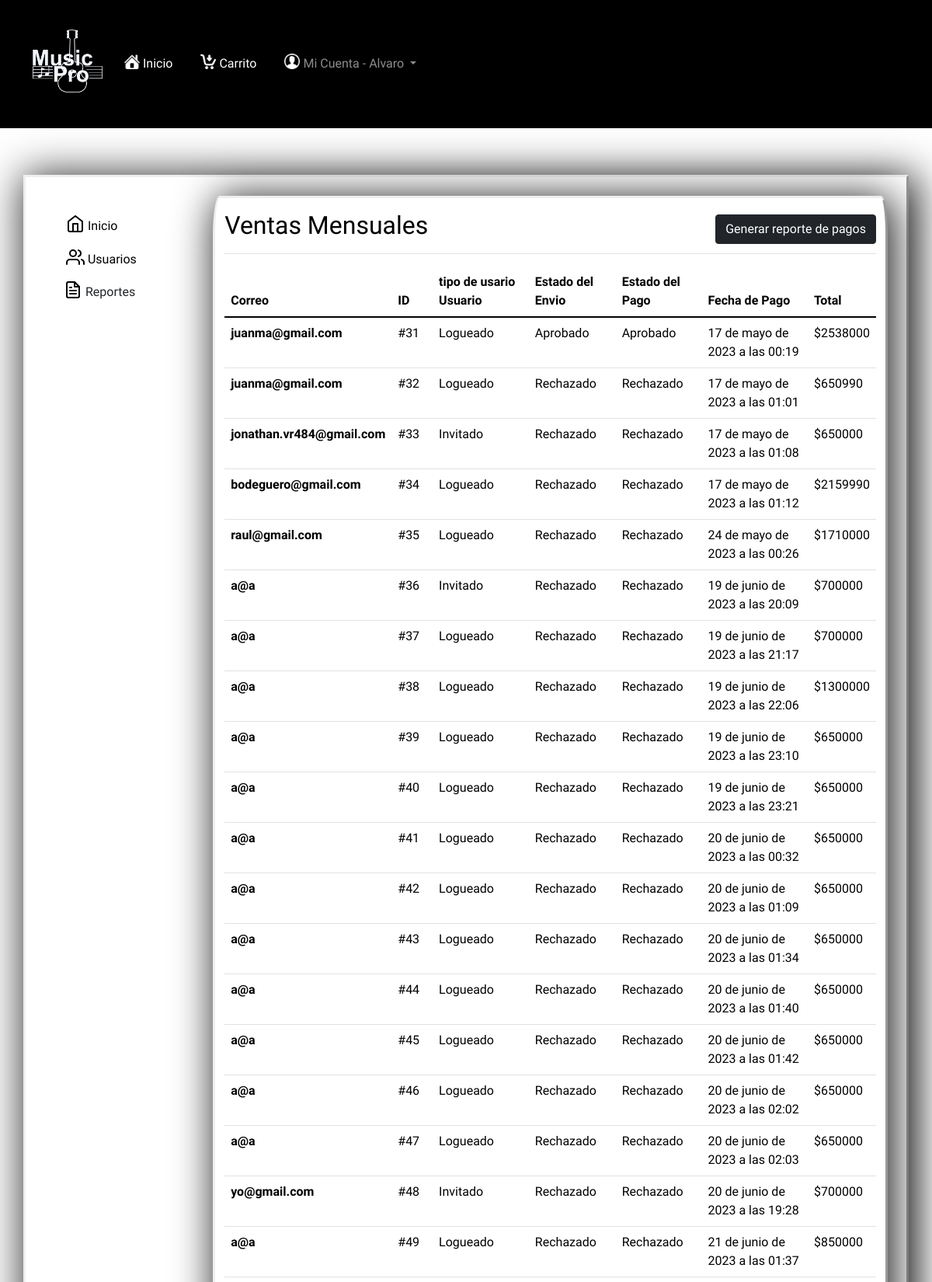
/repVentas (signed in, upper part), run on the app's committed database.
### core/models.py (models this page shows)
class Historial(models.Model):
    fecha = models.DateTimeField(auto_now_add=True)
    total = models.IntegerField(default=0)
    estadoPago = models.BooleanField(default=False)
    estadoEnvio = models.BooleanField(default=False)
    OPCION_1 = 'Transferencia'
    OPCION_2 = 'Transbank'
    OPCIONES_TIPO_PAGO = [
        (True, OPCION_1),
        (False, OPCION_2),
    ]
    tipoPago = models.BooleanField(choices=OPCIONES_TIPO_PAGO, default=False)
    TIPO_1 = 'Logueado'
    TIPO_2 = 'Invitado'
    OPCIONES_TIPO_USUARIO = [
        (True, TIPO_1),
        (False, TIPO_2),
    ]
    tipoUsuario = models.BooleanField(choices=OPCIONES_TIPO_USUARIO, null=False,  default=False)
    email = models.EmailField(null=False, default='')

### core/views.py (the view)
# urls.py: path('repVentas', repVentas, name="repVentas"),
def repVentas(request):
    contexto = {'historial': Historial.objects.all()}
    return render(request, 'core/repVentas.html' ,contexto)

### core/context_processor.py (called while the page is built)
def total_carrito(request):
    total = 0
    if 'carrito' in request.session:
        for key, value in request.session["carrito"].items():
            total += int(value["acumulado"])
    return {"total_carrito":total}

### core/templates/core/repVentas.html (shortened to what this page needs)
{% extends "core/layout.html" %}
{% load static %}
{% block head %}
<link href="{% static 'core/css/repventas.css' %}" rel="stylesheet" type="text/css">
{% endblock %}
{% block content %}
<div id="contenido">
    <div class="container-fluid">
      <div class="row">
        <nav id="sidebarMenu" >
          <div class="position-sticky pt-3 sidebar-sticky">
            <ul class="nav flex-column" >
              <li class="nav-item">
                <a class="nav-link active" aria-current="page" id="iconoInfo" href="{% url 'administrador' %}">
                  Inicio
                </a>
              </li>
              <li class="nav-item">
                <a class="nav-link" href="{% url 'usuarioAdmin' %}" id="iconoInfo" >
                  Usuarios
                </a>
              </li>
              <li class="nav-item dropdown">
                <a class="btn btn-toggle align-items-center rounded" role="button" data-bs-toggle="collapse" aria-expanded="false" data-bs-target="#dashboard-collapse">
                  Reportes
                </a>
              </li>
            </ul>
          </div>
        </nav>
        <div id="pantalla">
          <main >
            <div class="d-flex justify-content-between flex-wrap flex-md-nowrap align-items-center pt-3 pb-2 mb-3 border-bottom">
              <h1 class="h2">Ventas Mensuales</h1> <button class="btn btn-dark" onclick="generarinfo()">Generar reporte de pagos</button>
            </div>
            <table class="table"  style="color:rgb(0, 0, 0)">
              <thead>
                  <tr>
                      <th scope="col">Correo</th>
                      <th scope="col">ID</th>
                      <th scope="col">tipo de usario Usuario</th>
                      <th scope="col">Estado del Envio</th>
                      <th scope="col">Estado del Pago</th>
                      <th scope="col">Fecha de Pago</th>
                      <th scope="col">Total</th>
                  </tr>
              </thead>
              <tbody>
                  {% for i in historial %}
                  <tr>
                      <th scope="row">{{ i.email }}</th>
                      <td>#{{ i.id }}</td>
                      <td>{% if i.tipoUsuario %}  Logueado
                        {% else %} Invitado
                        {% endif %}
                      </td>
                      <td>{% if i.estadoEnvio %} Aprobado
                        {% else %}Rechazado
                        {% endif %}</td>
                      <td>{% if i.estadoPago %} Aprobado
                        {% else %}Rechazado
                        {% endif %}
                      </td>
                      <td>{{ i.fecha }}</td>
                      <td>${{ i.total }}</td>
                  </tr>
                  {% endfor %}
              </tbody>
            </table>
          </main>
        </div>
      </div>
    </div>
  </div>
{% endblock %}

### core/static/core/css/stylelayout.css (style rules this page uses)
body { background-image: url("https://i.pinimg.com/564x/20/8b/9b/208b9ba35cebefbba9f945fb69f021ce.jpg"); background-repeat: no-repeat; background-position: center center; background-size: cover; background-attachment: fixed; }
.nav-link { display: flex; justify-content: center; align-items: center; }
* { padding: 0; margin: 0; font-family: 'Chakra Petch', sans-serif; }
body { background-color: #ffffff; background-color: #ffffff; }

### core/static/core/css/repventas.css (style rules this page uses)
#contenido { display: flex; justify-content: space-around; width: 95%; padding: 2%; margin: 5% 0% 5% 0%; background-color: rgb(255, 255, 255); color: rgb(0, 0, 0); border-style: outset; box-shadow: 5px 5px 50px 5px rgb(44, 44, 44); }
#sidebarMenu { width: 20%; height: 100%; }
#pantalla { width: 80%; height: auto; background-color: rgb(255, 255, 255); color: rgb(0, 0, 0); border-style: outset; box-shadow: 5px 5px 50px 5px rgb(44, 44, 44); border-radius: 1%; }
#iconoInfo { color: black; }
.container-fluid { height: auto; }

### data on the page
Historial: email "juanma@gmail.com", id "31", tipoUsuario "Logueado", estadoEnvio "Aprobado", estadoPago "Aprobado", fecha "17 de mayo de 2023 a las 00:19", total "2538000"
Historial: email "juanma@gmail.com", id "32", tipoUsuario "Logueado", estadoEnvio "Rechazado", estadoPago "Rechazado", fecha "17 de mayo de 2023 a las 01:01", total "650990"
Historial: email "jonathan.vr484@gmail.com", id "33", tipoUsuario "Invitado", estadoEnvio "Rechazado", estadoPago "Rechazado", fecha "17 de mayo de 2023 a las 01:08", total "650000"
Historial: email "bodeguero@gmail.com", id "34", tipoUsuario "Logueado", estadoEnvio "Rechazado", estadoPago "Rechazado", fecha "17 de mayo de 2023 a las 01:12", total "2159990"
Historial: email "raul@gmail.com", id "35", tipoUsuario "Logueado", estadoEnvio "Rechazado", estadoPago "Rechazado", fecha "24 de mayo de 2023 a las 00:26", total "1710000"
Historial: email "a@a", id "36", tipoUsuario "Invitado", estadoEnvio "Rechazado", estadoPago "Rechazado", fecha "19 de junio de 2023 a las 20:09", total "700000"
Historial: email "a@a", id "37", tipoUsuario "Logueado", estadoEnvio "Rechazado", estadoPago "Rechazado", fecha "19 de junio de 2023 a las 21:17", total "700000"
Historial: email "a@a", id "38", tipoUsuario "Logueado", estadoEnvio "Rechazado", estadoPago "Rechazado", fecha "19 de junio de 2023 a las 22:06", total "1300000"
Historial: email "a@a", id "39", tipoUsuario "Logueado", estadoEnvio "Rechazado", estadoPago "Rechazado", fecha "19 de junio de 2023 a las 23:10", total "650000"
Historial: email "a@a", id "40", tipoUsuario "Logueado", estadoEnvio "Rechazado", estadoPago "Rechazado", fecha "19 de junio de 2023 a las 23:21", total "650000"
Historial: email "a@a", id "41", tipoUsuario "Logueado", estadoEnvio "Rechazado", estadoPago "Rechazado", fecha "20 de junio de 2023 a las 00:32", total "650000"
Historial: email "a@a", id "42", tipoUsuario "Logueado", estadoEnvio "Rechazado", estadoPago "Rechazado", fecha "20 de junio de 2023 a las 01:09", total "650000"
Historial: email "a@a", id "43", tipoUsuario "Logueado", estadoEnvio "Rechazado", estadoPago "Rechazado", fecha "20 de junio de 2023 a las 01:34", total "650000"
Historial: email "a@a", id "44", tipoUsuario "Logueado", estadoEnvio "Rechazado", estadoPago "Rechazado", fecha "20 de junio de 2023 a las 01:40", total "650000"
Historial: email "a@a", id "45", tipoUsuario "Logueado", estadoEnvio "Rechazado", estadoPago "Rechazado", fecha "20 de junio de 2023 a las 01:42", total "650000"
Historial: email "a@a", id "46", tipoUsuario "Logueado", estadoEnvio "Rechazado", estadoPago "Rechazado", fecha "20 de junio de 2023 a las 02:02", total "650000"
Historial: email "a@a", id "47", tipoUsuario "Logueado", estadoEnvio "Rechazado", estadoPago "Rechazado", fecha "20 de junio de 2023 a las 02:03", total "650000"
Historial: email "yo@gmail.com", id "48", tipoUsuario "Invitado", estadoEnvio "Rechazado", estadoPago "Rechazado", fecha "20 de junio de 2023 a las 19:28", total "700000"
Historial: email "a@a", id "49", tipoUsuario "Logueado", estadoEnvio "Rechazado", estadoPago "Rechazado", fecha "21 de junio de 2023 a las 01:37", total "850000"

### other printed values
{{ request.session.nombre }} "Alvaro"
